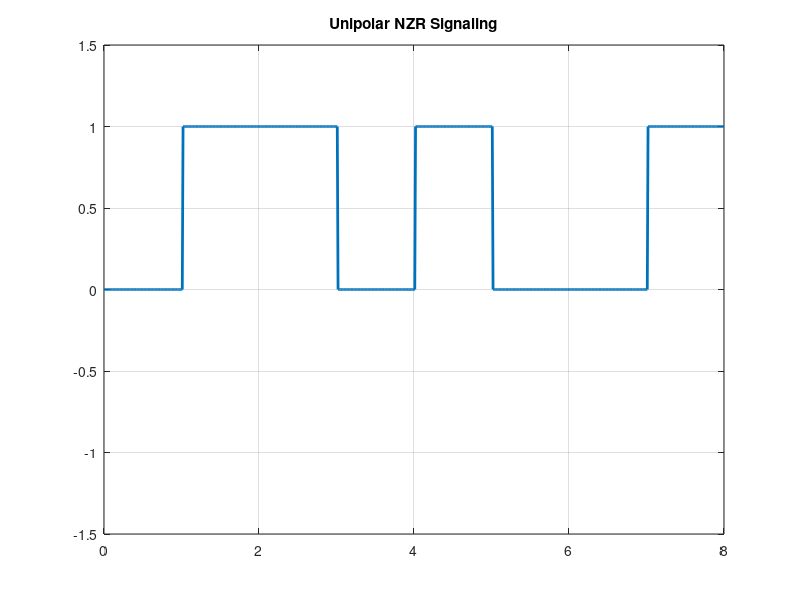

The MATLAB script that drew this image:
%Unipolar Non Return to Zero Line Coding 
clc;
clear all;
close all;
    
%N=10;                      %Number of bits
%n=randi([0,1],1,N)         %Random Bit Generation

n = [0 1 1 0 1 0 0 1];      %Input Signal
N=length(n);                %Number of Bits

%Mapping Function
for m=1:N
 if n(m)==1
    nn(m)=1;
 else
    nn(m)=0;                % Assign 0 for Unipolar
 end
end
nn;

%Signal Shaping
i=1;
t=0:0.01:length(n);         %Time Duration set up for a single binary bit
for j=1:length(t)
 if t(j)<=i
    y(j)=nn(i);             %Assign value from the mapping function
 else
     y(j)=nn(i);
     i=i+1;                 %Binaty input data index increament
 end
end
plot(t,y, 'linewidth',2);  %Linewidth 2 for clear visualization
axis([0,N,-1.5,1.5]);      %Axis set-up
grid on;
title("Unipolar NZR Signaling");